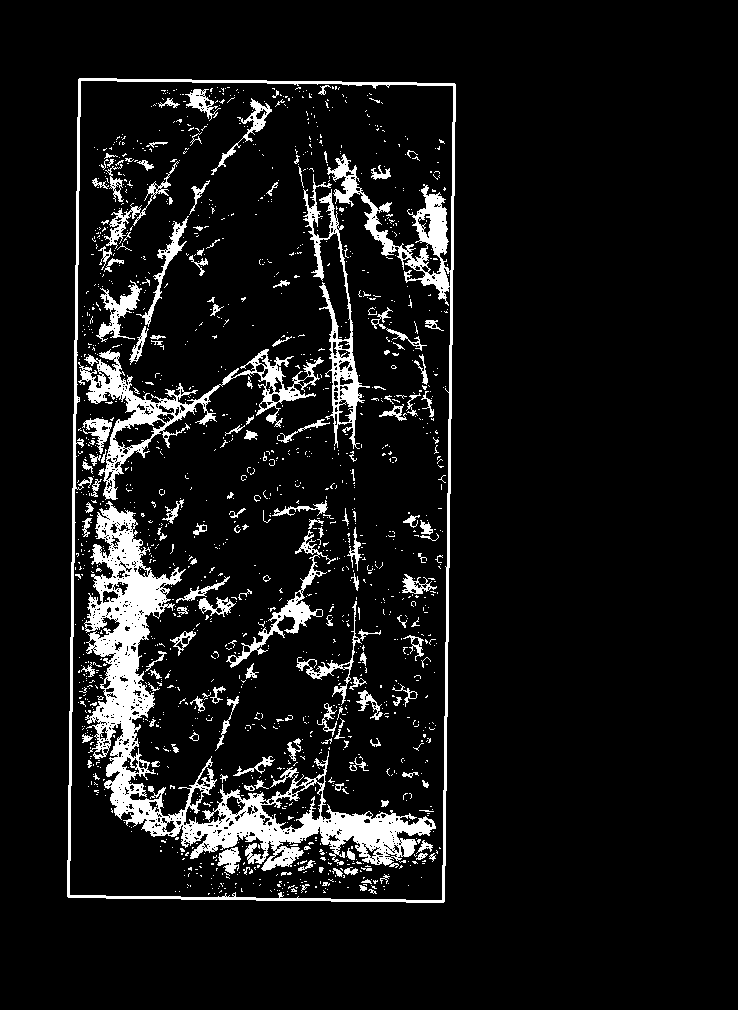
#> input picture processed_mask_with_rectangle.png, 738 x 1010 px; its folder holds only this picture in this run
$ python main.py
#> lines starting #> are read from the running program, lines starting #| are printed output that depends on the picture; after the words box and inside, x2 and y2 are one past the last pixel; in counts of white or black regions, pixels touching at a corner belong together
#> the answer given: processed_mask_with_rectangle.png
#> (reads objects.json from the repository)
### image_processing.py
# image_processing.py

import cv2    #Import OpenCV so we can use Computer Vision
import json    #Import JSON so we can use JSON object Format
import numpy as np    #Import numpy so we can do matrix math and treat the image as a pixel value matrix

def load_image(file_name):    #Create a new function called "load image" that takes in an image file (from file name give as parameter) and turns it into a pixel value matrix
#> called with file_name = 'processed_mask_with_rectangle.png'
    image = cv2.imread(file_name)    #Read in image as matrix of color values!
#> image is the input picture: shape (1010, 738, 3); 8.5% white; 1562 white regions (1401 under 20 px), largest, box (x1, y1, x2, y2) and area: (84, 501, 436, 871) 21986, (67, 78, 456, 903) 11122, (78, 349, 324, 500) 5890
#> the answer given: processed_mask_with_rectangle.png
    if image is None:    #If the image matrix is empty, print out an error
        print(f"Unable to open image file: {file_name}")
    return image    #return image pixel matrix!

# [47 lines left out: function process_image, not called in this run]

### main.py
import os
import cv2
import json
import subprocess
from image_processing import load_image, process_image
from html_generator import generate_html
import numpy as np

def get_objects_data():
    if os.path.exists('objects.json'):
        with open('objects.json', 'r') as json_file:
            return json.load(json_file)
    else:
        return []

def perspective_transform(image, toggle='original'):
    # Check if the image is valid
#> called with toggle = 'processed_mask_with_rectangle.png'
    if image is None:
        print("Invalid image.")
        return None
    # Split the image into two halves
    mid_point = image.shape[1] // 2
#> mid_point = 369
    original = image[:, :mid_point]
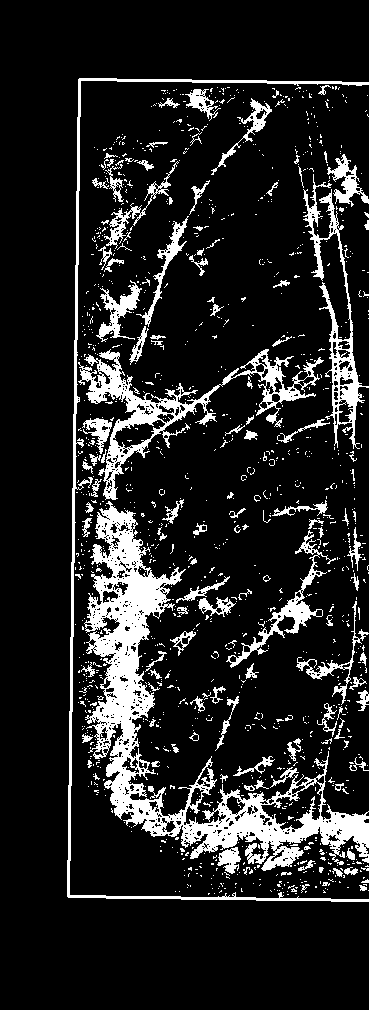
#> original: shape (1010, 369, 3); 13.8% white; 1267 white regions (1140 under 20 px), largest, box (x1, y1, x2, y2) and area: (84, 501, 369, 871) 19981, (78, 349, 324, 500) 5890, (67, 78, 369, 902) 4405
    processed = image[:, mid_point:]
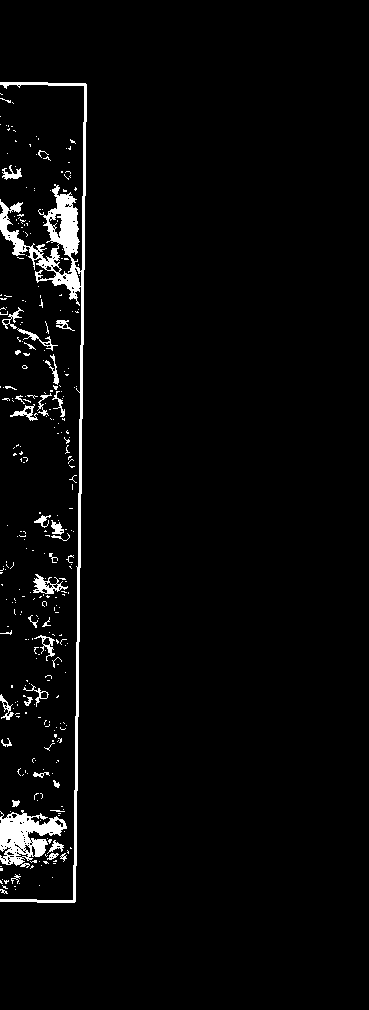
#> processed: shape (1010, 369, 3); 3.1% white; 314 white regions (277 under 20 px), largest, box (x1, y1, x2, y2) and area: (0, 82, 87, 903) 5893, (0, 810, 67, 868) 2005, (33, 574, 68, 594) 292
    # Check if the splitting worked correctly
    print(f"Original shape: {original.shape}, Processed shape: {processed.shape}")
#| Original shape: (1010, 369, 3), Processed shape: (1010, 369, 3)
    # Choose the image based on the toggle
    if toggle == 'original':
        chosen_image = original
    elif toggle == 'processed':
        chosen_image = processed
    else:
#> (the run stopped early here; a loop or call above may not have finished)
